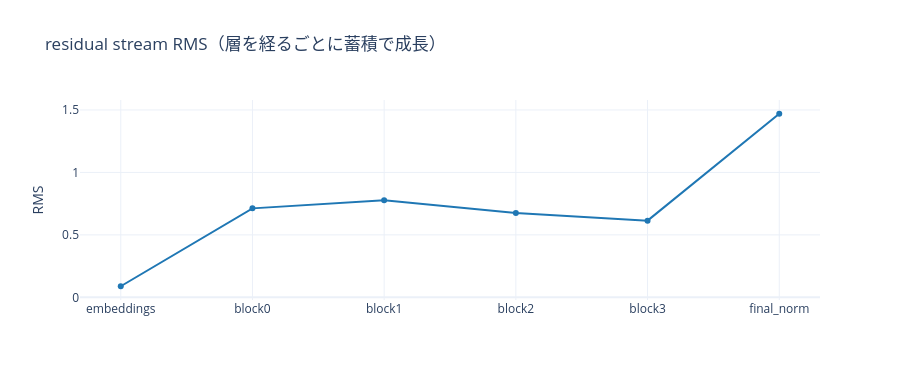
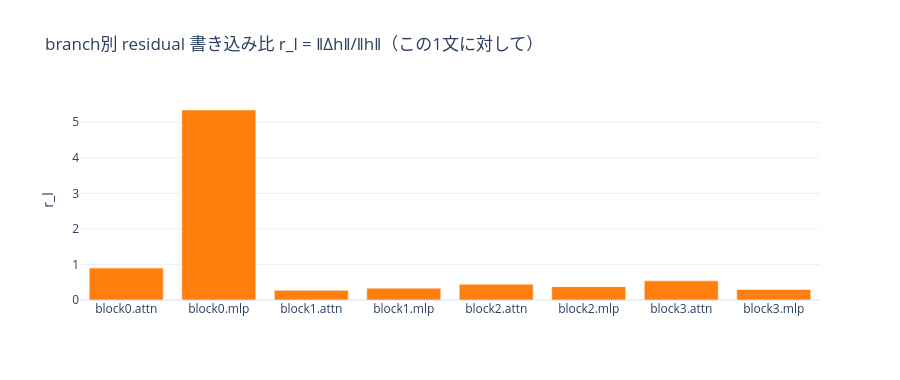

The notebook cell saved with these charts, in order:
### Code cell
# residual stream の RMS 成長と、各 branch の書き込み量 r_l = ‖Δh‖/‖h‖
from jp_llm_lab.instrumentation.activation_stats import residual_update_ratios

names = ["embeddings"] + [f"block{i}.resid_after_mlp" for i in range(4)] + ["final_norm"]
rms = [float(trace[n].float().pow(2).mean().sqrt()) for n in names]
fig = go.Figure(go.Scatter(x=[n.replace(".resid_after_mlp", "") for n in names], y=rms,
                           mode="lines+markers", line=dict(color="#1f77b4")))
fig.update_layout(title="residual stream RMS（層を経るごとに蓄積で成長）",
                  yaxis_title="RMS", template="plotly_white", height=380)
fig.show()

ratios = residual_update_ratios(trace, n_layers=4)
fig2 = go.Figure(go.Bar(x=list(ratios), y=list(ratios.values()), marker_color="#ff7f0e"))
fig2.update_layout(title="branch別 residual 書き込み比 r_l = ‖Δh‖/‖h‖（この1文に対して）",
                   yaxis_title="r_l", template="plotly_white", height=380)
fig2.show()

### Figure 1 — Plotly figure (JSON) as saved in the notebook; plotly's stock layout.template omitted (floating-point values rounded to 4 significant figures)
{"data": [{"line": {"color": "#1f77b4"}, "mode": "lines+markers", "type": "scatter", "x": ["embeddings", "block0", "block1", "block2", "block3", "final_norm"], "y": [0.08877, 0.7122, 0.7766, 0.6755, 0.6138, 1.469]}], "layout": {"height": 380, "title": {"text": "residual stream RMS（層を経るごとに蓄積で成長）"}, "yaxis": {"title": {"text": "RMS"}}}}

### Figure 2 — Plotly figure (JSON) as saved in the notebook; plotly's stock layout.template omitted (floating-point values rounded to 4 significant figures)
{"data": [{"marker": {"color": "#ff7f0e"}, "type": "bar", "x": ["block0.attn", "block0.mlp", "block1.attn", "block1.mlp", "block2.attn", "block2.mlp", "block3.attn", "block3.mlp"], "y": [0.8999, 5.346, 0.2723, 0.3337, 0.4428, 0.3758, 0.5384, 0.2968]}], "layout": {"height": 380, "title": {"text": "branch別 residual 書き込み比 r_l = ‖Δh‖/‖h‖（この1文に対して）"}, "yaxis": {"title": {"text": "r_l"}}}}
